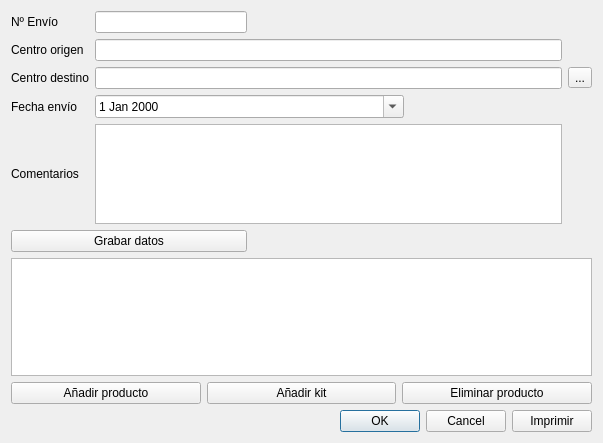
<?xml version="1.0" encoding="UTF-8"?>
<ui version="4.0">
 <class>MovimientosEnvio</class>
 <widget class="QDialog" name="MovimientosEnvio">
  <property name="geometry">
   <rect>
    <x>0</x>
    <y>0</y>
    <width>595</width>
    <height>443</height>
   </rect>
  </property>
  <property name="windowTitle">
   <string>Envío de productos</string>
  </property>
  <layout class="QVBoxLayout" name="verticalLayout">
   <item>
    <layout class="QGridLayout" name="gridLayout">
     <item row="0" column="0">
      <widget class="QLabel" name="label">
       <property name="text">
        <string>Nº Envío</string>
       </property>
      </widget>
     </item>
     <item row="3" column="0">
      <widget class="QLabel" name="label_4">
       <property name="text">
        <string>Fecha envío</string>
       </property>
      </widget>
     </item>
     <item row="0" column="1">
      <widget class="QLineEdit" name="edtNEnvio">
       <property name="enabled">
        <bool>true</bool>
       </property>
       <property name="readOnly">
        <bool>true</bool>
       </property>
      </widget>
     </item>
     <item row="2" column="1" colspan="3">
      <widget class="QLineEdit" name="edtCentDest">
       <property name="enabled">
        <bool>true</bool>
       </property>
       <property name="readOnly">
        <bool>true</bool>
       </property>
      </widget>
     </item>
     <item row="1" column="0">
      <widget class="QLabel" name="label_3">
       <property name="text">
        <string>Centro origen</string>
       </property>
      </widget>
     </item>
     <item row="2" column="0">
      <widget class="QLabel" name="label_2">
       <property name="text">
        <string>Centro destino</string>
       </property>
      </widget>
     </item>
     <item row="8" column="0" colspan="5">
      <layout class="QHBoxLayout" name="horizontalLayout">
       <item>
        <widget class="QPushButton" name="btnAniadirProd">
         <property name="text">
          <string>Añadir producto</string>
         </property>
        </widget>
       </item>
       <item>
        <widget class="QPushButton" name="btnAniadirKit">
         <property name="text">
          <string>Añadir kit</string>
         </property>
        </widget>
       </item>
       <item>
        <widget class="QPushButton" name="btnEliminarProd">
         <property name="text">
          <string>Eliminar producto</string>
         </property>
        </widget>
       </item>
      </layout>
     </item>
     <item row="1" column="1" colspan="3">
      <widget class="QLineEdit" name="edtCentroOri">
       <property name="enabled">
        <bool>true</bool>
       </property>
       <property name="readOnly">
        <bool>true</bool>
       </property>
      </widget>
     </item>
     <item row="3" column="1" colspan="2">
      <widget class="QDateEdit" name="datFechaEnvio">
       <property name="calendarPopup">
        <bool>true</bool>
       </property>
      </widget>
     </item>
     <item row="0" column="3">
      <spacer name="horizontalSpacer">
       <property name="orientation">
        <enum>Qt::Horizontal</enum>
       </property>
       <property name="sizeHint" stdset="0">
        <size>
         <width>40</width>
         <height>20</height>
        </size>
       </property>
      </spacer>
     </item>
     <item row="2" column="4">
      <widget class="QToolButton" name="btnCentro">
       <property name="text">
        <string>...</string>
       </property>
      </widget>
     </item>
     <item row="0" column="2">
      <spacer name="horizontalSpacer_2">
       <property name="orientation">
        <enum>Qt::Horizontal</enum>
       </property>
       <property name="sizeHint" stdset="0">
        <size>
         <width>40</width>
         <height>20</height>
        </size>
       </property>
      </spacer>
     </item>
     <item row="5" column="0" colspan="2">
      <widget class="QPushButton" name="btnGuardarDatos">
       <property name="text">
        <string>Grabar datos</string>
       </property>
      </widget>
     </item>
     <item row="4" column="0">
      <widget class="QLabel" name="label_5">
       <property name="text">
        <string>Comentarios</string>
       </property>
      </widget>
     </item>
     <item row="4" column="1" colspan="3">
      <widget class="QPlainTextEdit" name="ptedtComentarios">
       <property name="sizePolicy">
        <sizepolicy hsizetype="Fixed" vsizetype="Fixed">
         <horstretch>0</horstretch>
         <verstretch>0</verstretch>
        </sizepolicy>
       </property>
       <property name="minimumSize">
        <size>
         <width>467</width>
         <height>100</height>
        </size>
       </property>
       <property name="maximumSize">
        <size>
         <width>467</width>
         <height>100</height>
        </size>
       </property>
      </widget>
     </item>
     <item row="6" column="0" rowspan="2" colspan="5">
      <widget class="QTableWidget" name="tableDetalles">
       <property name="alternatingRowColors">
        <bool>true</bool>
       </property>
       <property name="selectionBehavior">
        <enum>QAbstractItemView::SelectRows</enum>
       </property>
      </widget>
     </item>
    </layout>
   </item>
   <item>
    <layout class="QHBoxLayout" name="horizontalLayout_2">
     <item>
      <widget class="QDialogButtonBox" name="buttonBox">
       <property name="orientation">
        <enum>Qt::Horizontal</enum>
       </property>
       <property name="standardButtons">
        <set>QDialogButtonBox::Cancel|QDialogButtonBox::Ok</set>
       </property>
      </widget>
     </item>
     <item>
      <widget class="QPushButton" name="btnImprimir">
       <property name="text">
        <string>Imprimir</string>
       </property>
      </widget>
     </item>
    </layout>
   </item>
  </layout>
 </widget>
 <tabstops>
  <tabstop>btnCentro</tabstop>
  <tabstop>datFechaEnvio</tabstop>
  <tabstop>btnGuardarDatos</tabstop>
  <tabstop>btnAniadirProd</tabstop>
  <tabstop>btnAniadirKit</tabstop>
  <tabstop>btnEliminarProd</tabstop>
  <tabstop>tableDetalles</tabstop>
  <tabstop>edtCentroOri</tabstop>
  <tabstop>edtNEnvio</tabstop>
  <tabstop>edtCentDest</tabstop>
 </tabstops>
 <resources/>
 <connections>
  <connection>
   <sender>buttonBox</sender>
   <signal>accepted()</signal>
   <receiver>MovimientosEnvio</receiver>
   <slot>accept()</slot>
   <hints>
    <hint type="sourcelabel">
     <x>248</x>
     <y>254</y>
    </hint>
    <hint type="destinationlabel">
     <x>157</x>
     <y>274</y>
    </hint>
   </hints>
  </connection>
  <connection>
   <sender>buttonBox</sender>
   <signal>rejected()</signal>
   <receiver>MovimientosEnvio</receiver>
   <slot>reject()</slot>
   <hints>
    <hint type="sourcelabel">
     <x>316</x>
     <y>260</y>
    </hint>
    <hint type="destinationlabel">
     <x>286</x>
     <y>274</y>
    </hint>
   </hints>
  </connection>
 </connections>
</ui>
